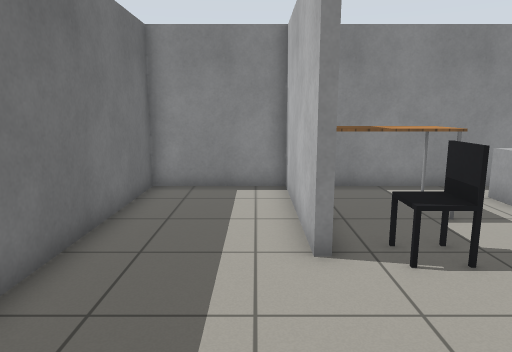
View 1 (above)

16 first-person views from a walk through a Gazebo world. The camera is 1.2 m above the floor, tilts 10° down and sees 70° across. The floor is counted in squares, 0.5 m on a side. Each view is taken from the middle of a square. On the plan, view 1 faces up. The plan holds only what a view shows up to about 20 squares ahead; the rest is blank. Gazebo's built-in surfaces are drawn with simple patterns. Some stock models are drawn as simple stand-ins. Some surface patterns are stand-ins.

View 2
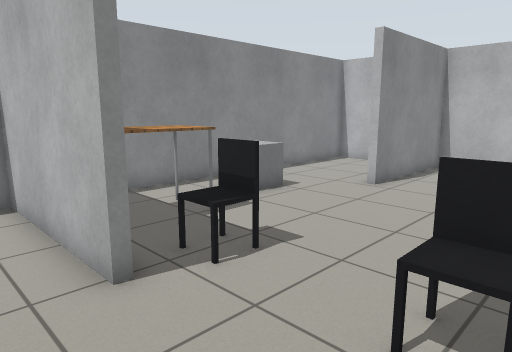

View 3
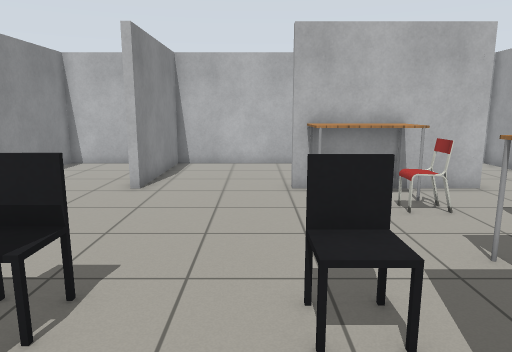

View 4
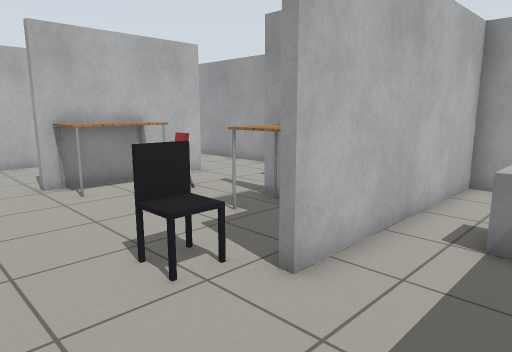

View 5
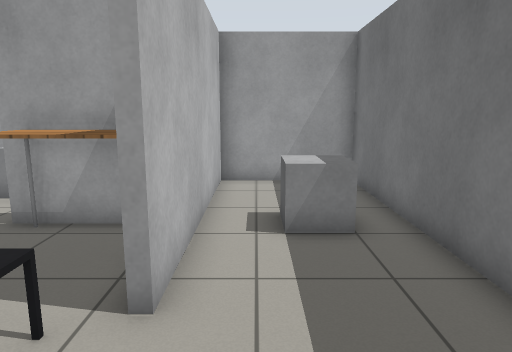

View 6
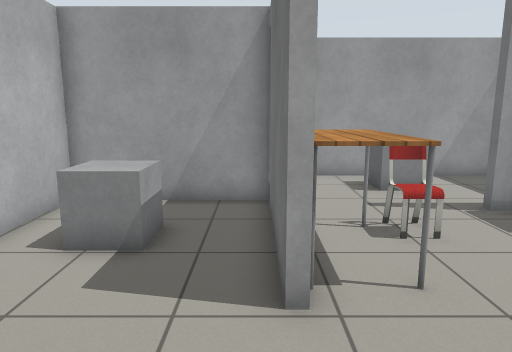

View 7
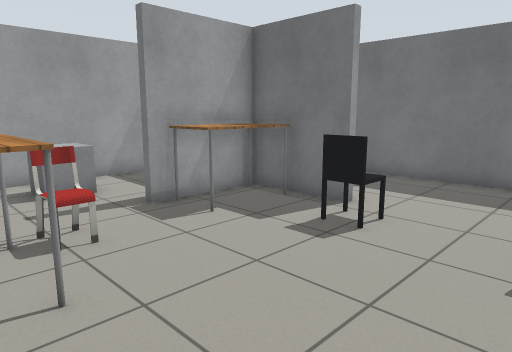

View 8
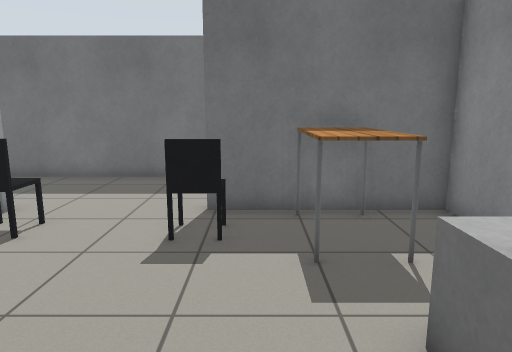

View 9
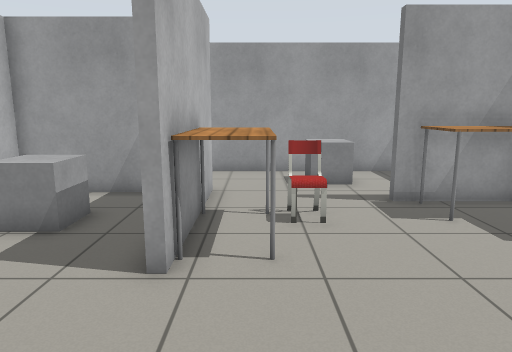

View 10
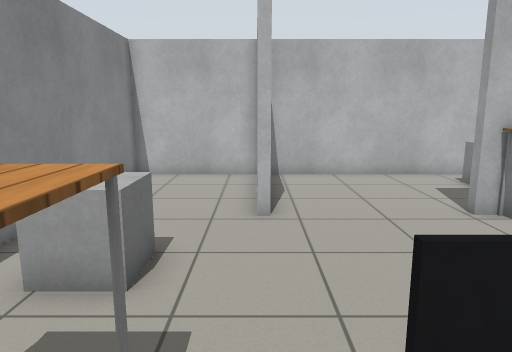

View 11
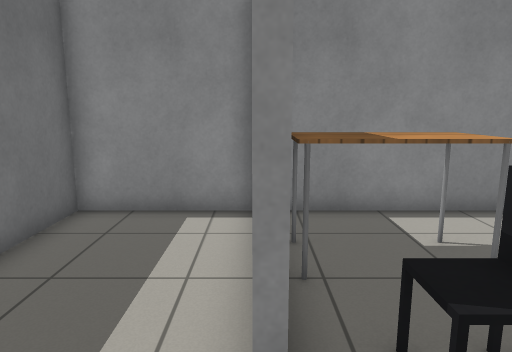

View 12
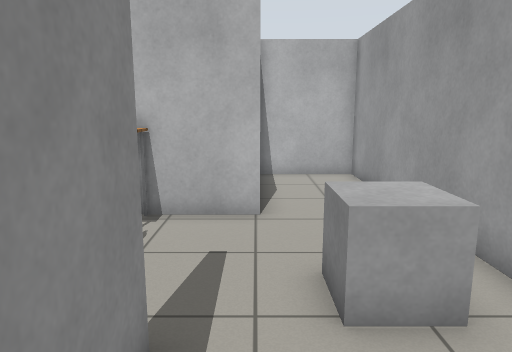

View 13
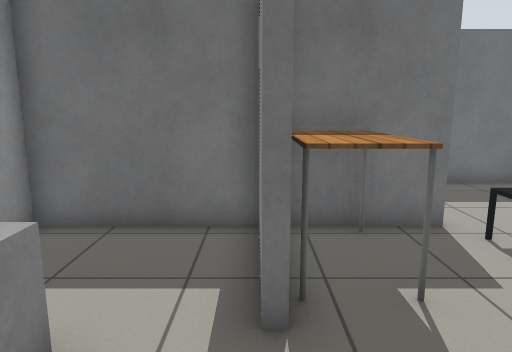

View 14
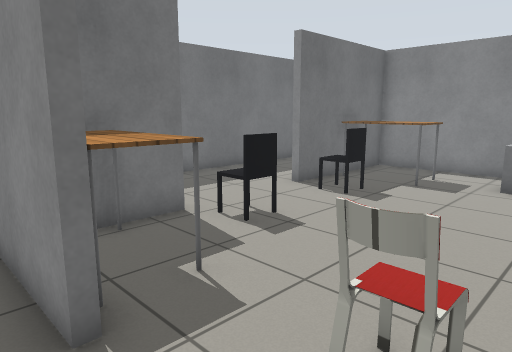

View 15
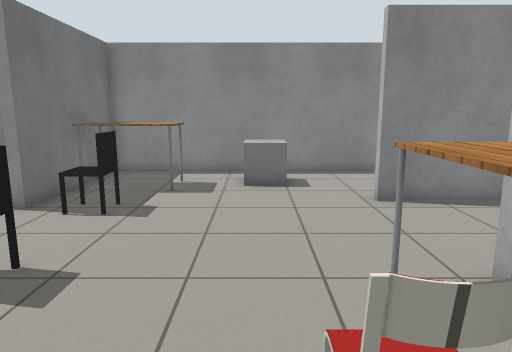

View 16
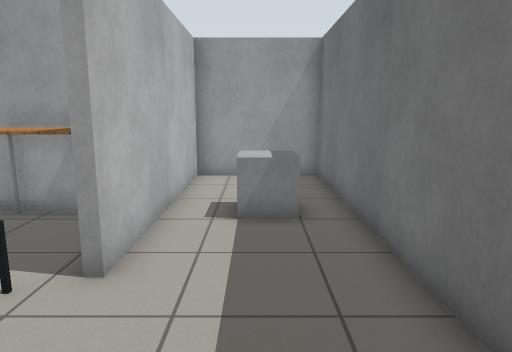

### Floor plan
Points are (right, up) in squares from view 1. A wall is a line through its corners. A room is listed if a view was taken in it or the views show most of it. See-through windows are left out.
Room 1 (views 1, 2, 3, 4, 5, 6, 7, 8, 9, 10, 11, 12, 13, 14, 15, 16)
walls: (10.6, 1.9) (10.6, 0.5); (5.4, -2.9) (1.5, -2.9) (1.5, -7.7) (16, -7.7) (16, -4.1); (10.6, -1.4) (10.6, -3.8) (16, -3.8) (16, 6.7) (10.2, 6.7); (10.3, -4.1) (10.3, -1.4); (13.5, 7) (14.1, 7); (16, 6.9) (16, 11.7) (1.3, 11.7) (1.3, 5.8) (1, 5.8) (1, 11.7) (-3.4, 11.7) (-3.4, -7.7) (1.2, -7.7) (1.2, 1) (1.5, 1) (1.5, -2.6) (5.4, -2.6)
objects: grey box (-2, -3) to (-1, -2); table (2, -2) to (5, -1); table (2, 8) to (4, 9); office chair (3, 2); office chair (3, 6); grey box (6, -6) to (7, -5); grey box (7, 9) to (8, 10); chair (8, -1); table (9, -1) to (10, 1); grey box (13, -1) to (14, 0)

Positions as (right, up) in squares from view 1, and headings:
1: (0, 0), facing up
2: (-1, 1), facing up-right
3: (-1, 3), facing right
4: (-2, 5), facing down-right
5: (0, 5), facing down
6: (11, 6), facing down
7: (10, 6), facing down-left
8: (10, 7), facing left
9: (9, 7), facing down
10: (2, 7), facing right
11: (1, 3), facing up
12: (2, -4), facing right
13: (9, -3), facing left
14: (9, -4), facing up-left
15: (7, -3), facing up
16: (-1, 6), facing down
